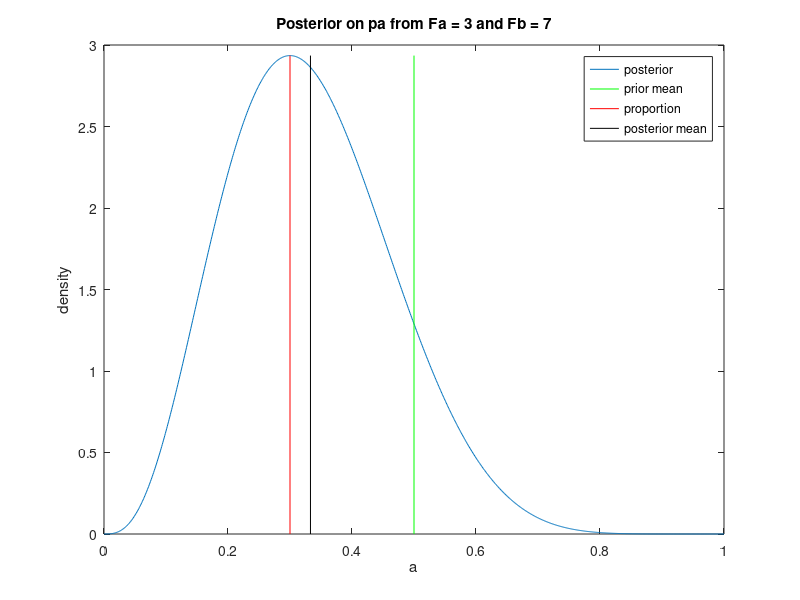

MATLAB code to generate this figure:
% Ilustrace Bayesovske inference
% Bent coin
% Tomas Furst podle David MacKay

% F = Fa + Fb je celkovy pocet hodu a padlych acek a becek
% Jen ilustrujeme posteriorni pst za uniform prior

Fa = 3; % tolik padlo acek
Fb = 7; % tolik padlo becek

pp = 0:.001:1; % argument posteriorni pst pro vykresleni
pom = factorial(Fa+Fb+1)/(factorial(Fa)*factorial(Fb));
% pomoci faktorialu
pom1 = gamma(Fa+Fb+2)/(gamma(Fa+1)*gamma(Fb+1));
% pomoci gamma funkce je to o trochu chytrejsi
pom2 = 1/beta(Fa+1,Fb+1);
% jeste chytrejsi verze

post = pom2*(pp.^Fa).*((1-pp).^Fb);
expect = sum(pp.*post)/length(pp);

figure(1)
hold off
plot(pp,post)
hold on
xx = [0.5 0.5]; yy = [0 max(post)];
plot(xx,yy,'g')
prop = Fa/(Fa+Fb);
xx = [prop prop]; 
plot(xx,yy,'r')
xx = [expect expect];
plot(xx,yy,'k')

xlabel('a')
ylabel('density')
title(['Posterior on pa from Fa = ' num2str(Fa) ' and Fb = ' num2str(Fb)  ])
legend('posterior','prior mean','proportion','posterior mean')


